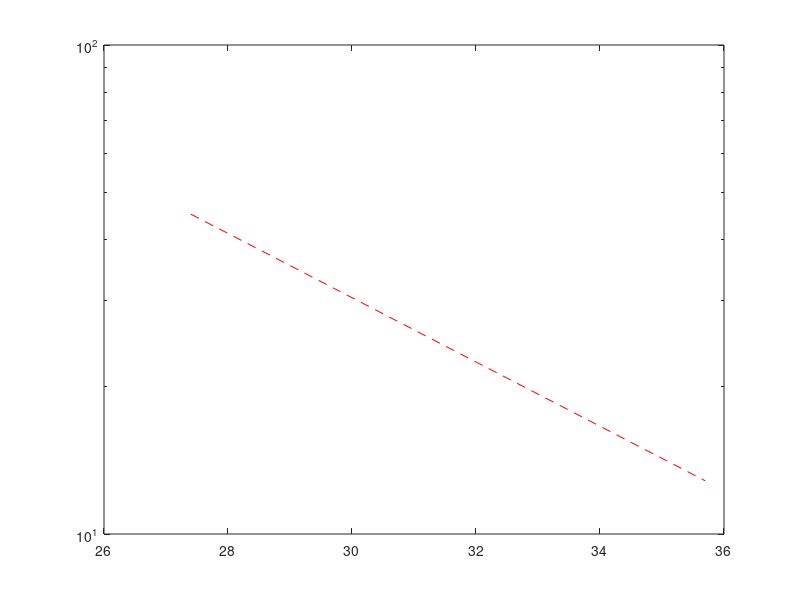

Write the MATLAB code that produced this figure. (Note: this script raises an error after producing the figure.)
% Purpose: MATLAB SCRIPT for Atterberg Limits Graph
% Author: Ryken Santillan

%--------------------------------START------------------------------------
% Lab Data
moisture_content = [27.4 29.7 30.1 35.7];
blow_num = [46 33 28 13];

% Creating and Displaying Interpolated Line using
% exponentiated Linear Regression  
interpLine = polyfit(moisture_content, log(blow_num), 1);
lobf_line = polyval(interpLine, moisture_content); 
semilogy(moisture_content, exp(lobf_line), "r--"); hold on

% Displaying Lab Values
scatter(moisture_content, blow_num, 'filled', 'b'); hold on

% Displaying and plotting Interpolated Values
slope = interpLine(1);
intercept = interpLine(2);
log_LL = log(25);
interp_Moisture = (log_LL-intercept)/slope;
scatter(interp_Moisture, exp(log_LL), 'filled', 'diamond', 'g');
disp(interp_Moisture);

% Graph Labelling
xlabel('Moisture Content(%)');
ylabel('Blow Number');
ys_label = get(gca, 'ytick');
set(gca, 'yticklabel', ys_label);
title("Atterberg Limits Analysis - Brown Soil Tray 20");
legend('Line of Interpolation', 'Lab Data', 'Interpolated Liquid Limit', ...
      'location', 'best');

grid on
hold off
%---------------------------------END-------------------------------------